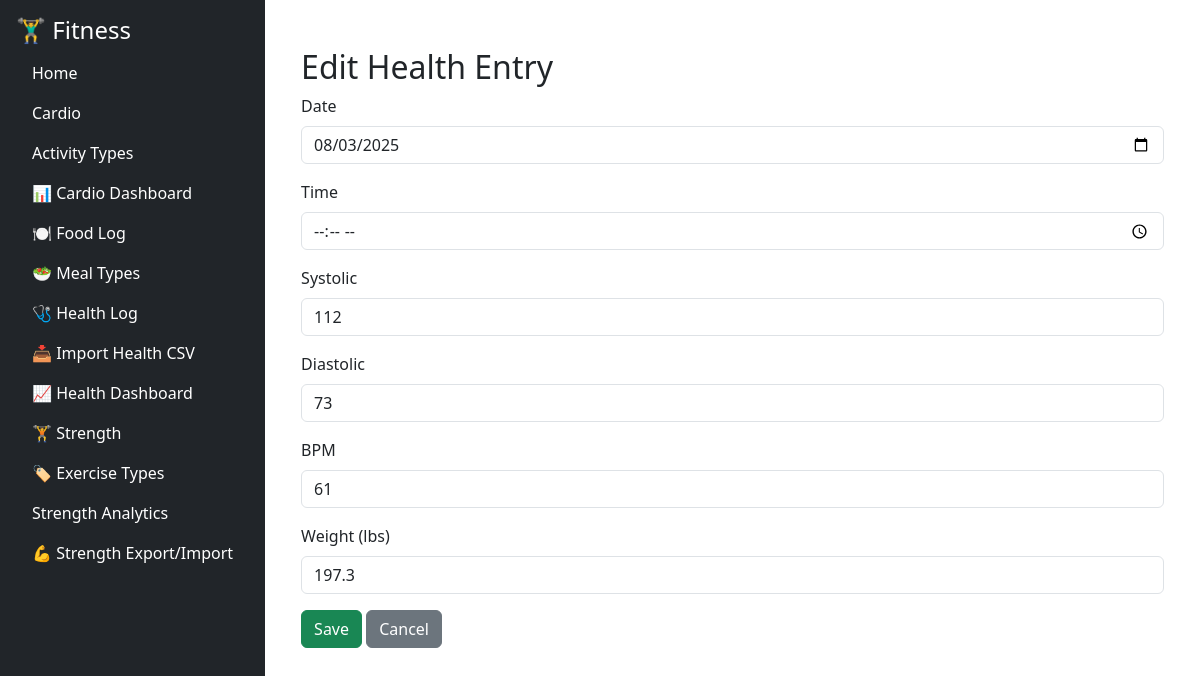
/health/health/edit/22, run on the app's committed database.
### tables this page shows
CREATE TABLE health_log (
            id INTEGER PRIMARY KEY AUTOINCREMENT,
            date TEXT NOT NULL,
            time TEXT,
            systolic INTEGER,
            diastolic INTEGER,
            bpm INTEGER,
            weight REAL,
            bmi REAL
        );

### fitness/health/routes/health_routes.py (the view, shortened to what this page needs)
@health_bp.route('/health/edit/<int:id>', methods=['GET', 'POST'])
def health_edit(id):
    conn = get_connection()
    cur = conn.cursor()
    record = cur.execute("SELECT * FROM health_log WHERE id=?", (id,)).fetchone()
    conn.close()
    return render_template('health_form.html', record=record)

### fitness/db/db.py (called while the page is built)
def get_connection():
    conn = sqlite3.connect(DB_PATH)
    conn.row_factory = sqlite3.Row
    return conn

### fitness/health/templates/health_form.html
{% extends 'base.html' %}
{% block content %}
<div class="container mt-4">
  <h2>{{ 'Edit' if record else 'Add' }} Health Entry</h2>
  <form method="POST">
    <div class="mb-3">
      <label class="form-label">Date</label>
      <input type="date" name="date" class="form-control"
             value="{{ record['date'] if record else '' }}" required>
    </div>
    <div class="mb-3">
      <label class="form-label">Time</label>
      <input type="time" name="time" class="form-control"
             value="{{ record['time'] if record else '' }}">
    </div>
    <div class="mb-3">
      <label class="form-label">Systolic</label>
      <input type="number" name="systolic" class="form-control"
             value="{{ record['systolic'] if record else '' }}">
    </div>
    <div class="mb-3">
      <label class="form-label">Diastolic</label>
      <input type="number" name="diastolic" class="form-control"
             value="{{ record['diastolic'] if record else '' }}">
    </div>
    <div class="mb-3">
      <label class="form-label">BPM</label>
      <input type="number" name="bpm" class="form-control"
             value="{{ record['bpm'] if record else '' }}">
    </div>
    <div class="mb-3">
      <label class="form-label">Weight (lbs)</label>
      <input type="number" step="0.1" name="weight" class="form-control"
             value="{{ record['weight'] if record else '' }}">
    </div>
    <button type="submit" class="btn btn-success">Save</button>
    <a href="{{ url_for('health_bp.health_list') }}" class="btn btn-secondary">Cancel</a>
  </form>
</div>
{% endblock %}

### data on the page
health_log: date "08/03/2025", systolic "112", diastolic "73", bpm "61", weight "197.3"

### other printed values
{{ 'Edit' if record else 'Add' }} "Edit"
